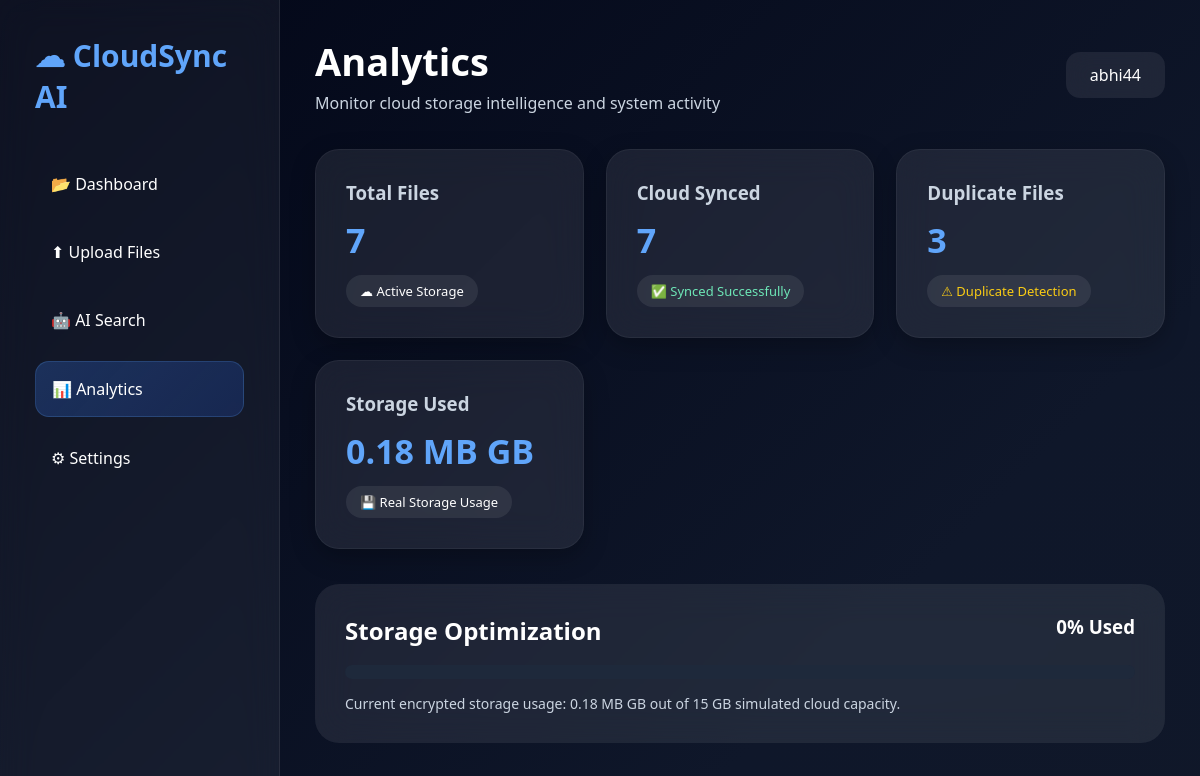
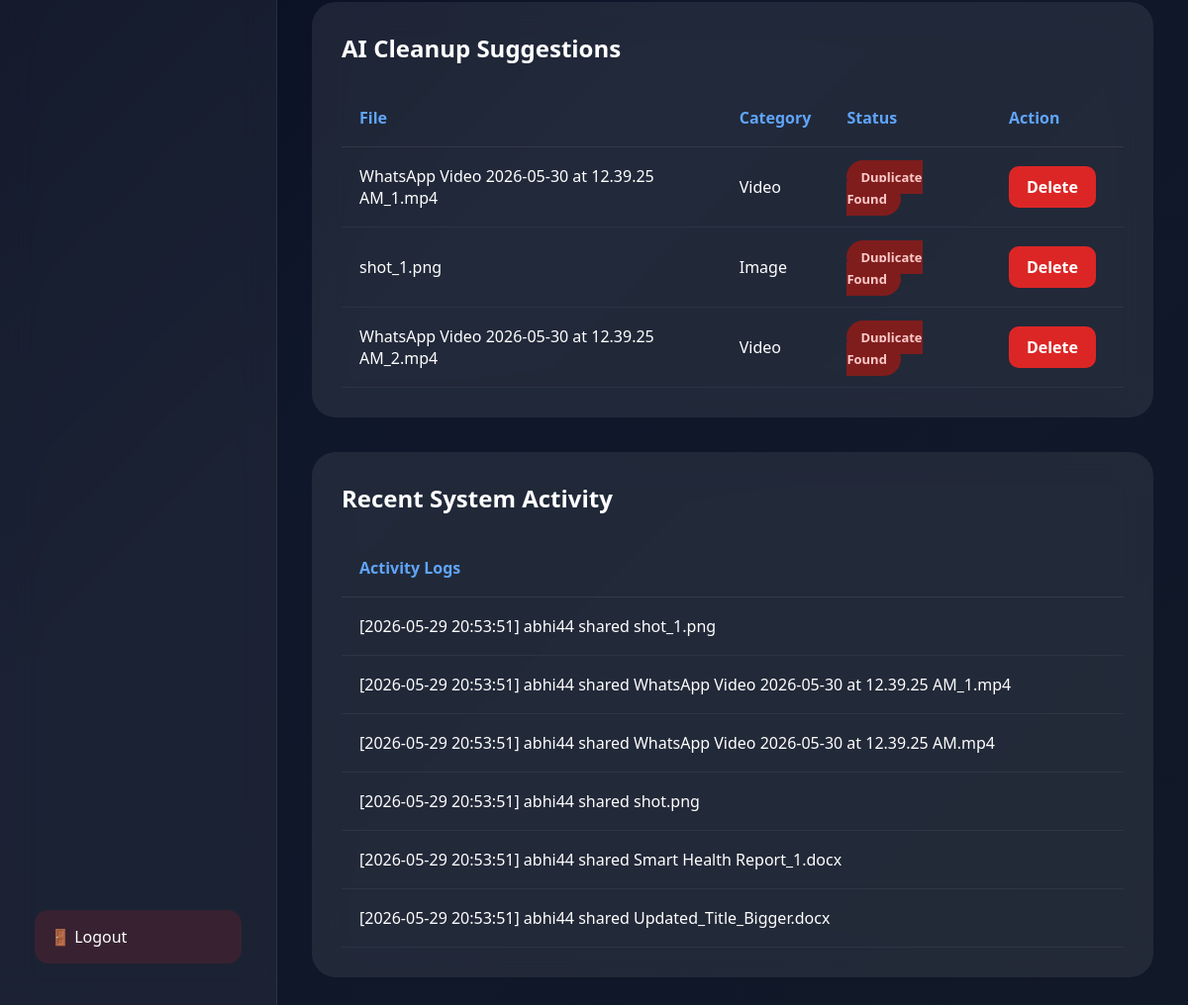
Screenshot of /analytics (signed in) with the database file from the repository (2 pictures, top to bottom).
### tables this page shows
CREATE TABLE files (
        id INTEGER PRIMARY KEY AUTOINCREMENT,
        username TEXT,
        filename TEXT,
        category TEXT,
        duplicate_status TEXT,
        sync_status TEXT
    , file_hash TEXT);

### app.py (the view)
@app.route('/analytics')
def analytics():
    if 'user' not in session:
        return redirect('/')
    total, synced, duplicates = get_analytics(session['user'])
    conn = sqlite3.connect('database.db')
    cursor = conn.cursor()
    cursor.execute('SELECT * FROM files WHERE username=? AND duplicate_status LIKE ?', (session['user'], 'Duplicate%'))
    duplicate_files = cursor.fetchall()
    conn.close()
    activity_logs = []
    if os.path.exists('logs/activity.log'):
        with open('logs/activity.log', 'r', encoding='utf-8') as file:
            activity_logs = file.readlines()[-10:]
            activity_logs.reverse()
    _, storage_used, storage_percent = calculate_storage()
    return render_template(
        'analytics.html',
        total=total,
        synced=synced,
        duplicates=duplicates,
        duplicate_files=duplicate_files,
        activity_logs=activity_logs,
        storage_used=storage_used,
        storage_percent=storage_percent
    )

### app.py (called while the page is built)
def calculate_storage():
    total_size = 0
    if not os.path.exists(UPLOAD_FOLDER):
        return 0, "0.00 MB", 0.0
    for file in os.listdir(UPLOAD_FOLDER):
        path = os.path.join(UPLOAD_FOLDER, file)
        if os.path.isfile(path):
            total_size += os.path.getsize(path)
    gb = total_size / (1024 * 1024 * 1024)
    mb = total_size / (1024 * 1024)
    if gb >= 1:
        storage_str = f"{gb:.2f} GB"
    else:
        storage_str = f"{mb:.2f} MB"
    max_storage_gb = 15.0
    current_gb = total_size / (1024 * 1024 * 1024)
    storage_percent = min(round((current_gb / max_storage_gb) * 100, 1), 100.0)
    return total_size, storage_str, storage_percent

### modules/analytics.py (called while the page is built)
def get_analytics(username):
    conn = sqlite3.connect('database.db')
    cursor = conn.cursor()
    cursor.execute(
        '''
        SELECT COUNT(*)
        FROM files
        WHERE username=?
        ''',
        (username,)
    )
    total = cursor.fetchone()[0]
    cursor.execute(
        '''
        SELECT COUNT(*)
        FROM files
        WHERE username=?
        AND sync_status=?
        ''',
        (username, "Synced")
    )
    synced = cursor.fetchone()[0]
    cursor.execute(
        '''
        SELECT COUNT(*)
        FROM files
        WHERE username=?
        AND duplicate_status LIKE ?
        ''',
        (username, "%Duplicate%")
    )
    duplicates = cursor.fetchone()[0]
    conn.close()
    return total, synced, duplicates

### templates/analytics.html (shortened to what this page needs)
<!DOCTYPE html>
<html lang="en">
<head>
<link rel="stylesheet"
href="{{ url_for('static', filename='style.css') }}">
</head>
<body>
<div class="dashboard">
<div class="sidebar">
<div>
<h1 onclick="window.location.href='/dashboard'" style="cursor: pointer;" title="Go to Dashboard">☁ CloudSync AI</h1>
<a href="/dashboard">
📂 Dashboard
</a>
<a href="/upload">
⬆ Upload Files
</a>
<a href="/search">
🤖 AI Search
</a>
<a href="/analytics"
class="active-link">
📊 Analytics
</a>
<a href="/settings">
⚙ Settings
</a>
</div>
<a href="/logout"
class="logout-btn">
🚪 Logout
</a>
</div>
<div class="main-content">
<div class="topbar">
<div>
<h2>Analytics</h2>
<p class="top-text">
Monitor cloud storage intelligence and system activity
</p>
</div>
<div class="profile-box">
{{ session.get('user', 'User') }}
</div>
</div>
<div class="cards">
<div class="card">
<h3>Total Files</h3>
<p>{{ total if total else 0 }}</p>
<div class="card-status">
☁ Active Storage
</div>
</div>
<div class="card">
<h3>Cloud Synced</h3>
<p>{{ synced if synced else 0 }}</p>
<div class="card-status synced-text">
✅ Synced Successfully
</div>
</div>
<div class="card">
<h3>Duplicate Files</h3>
<p>{{ duplicates if duplicates else 0 }}</p>
<div class="card-status secure-text">
⚠ Duplicate Detection
</div>
</div>
<div class="card">
<h3>Storage Used</h3>
<p>{{ storage_used if storage_used else 0 }} GB</p>
<div class="card-status">
💾 Real Storage Usage
</div>
</div>
</div>
<div class="storage-card">
<div class="storage-top">
<h2>Storage Optimization</h2>
<h3>{{ storage_percent if storage_percent else 0 }}% Used</h3>
</div>
<div class="progress-bar">
</div>
<p class="storage-text">
Current encrypted storage usage:
{{ storage_used if storage_used else 0 }} GB out of 15 GB simulated cloud capacity.
</p>
</div>
<div class="table-section">
<div class="table-header">
<h2>AI Cleanup Suggestions</h2>
</div>
{% if duplicate_files %}
<table>
<thead>
<tr>
<th>File</th>
<th>Category</th>
<th>Status</th>
<th>Action</th>
</tr>
</thead>
<tbody>
{% for file in duplicate_files %}
<tr>
<td>{{ file[2] }}</td>
<td>{{ file[3] }}</td>
<td>
<span class="duplicate-badge">
Duplicate Found
</span>
</td>
<td>
<a href="/delete/{{ file[2] }}">
<button class="delete-btn">
Delete</button>
</a>
</td>
</tr>
{% endfor %}
</tbody>
</table>
{% else %}
<div class="empty-state">
✅ No duplicate files detected
</div>
{% endif %}
</div>
<div class="table-section"
style="margin-top:35px;">
<div class="table-header">
<h2>Recent System Activity</h2>
</div>
{% if activity_logs %}
<table>
<thead>
<tr>
<th>Activity Logs</th>
</tr>
</thead>
<tbody>
{% for log in activity_logs %}
<tr>
<td>{{ log }}</td>
</tr>
{% endfor %}
</tbody>
</table>
{% else %}
<div class="empty-state">
No activity logs available
</div>
{% endif %}
</div>
</div>
</div>
</body>
</html>

### static/style.css (style rules this page uses)
* { margin:0; padding:0; box-sizing:border-box; font-family:'Segoe UI',sans-serif; }
body { background: linear-gradient( 135deg, #020617, #0f172a, #111827 ); color:white; min-height:100vh; overflow-x:hidden; }
button { width:100%; padding:15px; margin-top:22px; border:none; border-radius:14px; background: linear-gradient( 135deg, #3b82f6, #2563eb ); color:white; font-size:16px; font-weight:bold; cursor:pointer; transition:0.3s; }
.dashboard { display:flex; min-height:100vh; }
.sidebar { width:280px; background: rgba(255,255,255,0.05); backdrop-filter:blur(18px); padding:35px; display:flex; flex-direction:column; justify-content:space-between; border-right: 1px solid rgba(255,255,255,0.08); }
.sidebar h1 { font-size:30px; margin-bottom:40px; color:#60a5fa; }
.sidebar a { display:block; text-decoration:none; color:white; padding:16px; margin-bottom:14px; border-radius:14px; transition:0.3s; font-weight:500; }
.active-link { background: linear-gradient( 135deg, rgba(59,130,246,0.25), rgba(37,99,235,0.2) ); border: 1px solid rgba(96,165,250,0.2); }
.logout-btn { background: rgba(220,38,38,0.15); }
.main-content { flex:1; padding:35px; }
.topbar { display:flex; justify-content:space-between; align-items:center; margin-bottom:35px; }
.topbar h2 { font-size:38px; }
.top-text { color:#cbd5e1; margin-top:5px; }
.profile-box { padding:12px 24px; border-radius:14px; background: rgba(255,255,255,0.08); backdrop-filter:blur(12px); }
.cards { display:grid; grid-template-columns: repeat(auto-fit,minmax(230px,1fr)); gap:22px; margin-bottom:35px; }
.card { padding:30px; border-radius:24px; background: rgba(255,255,255,0.08); backdrop-filter:blur(18px); box-shadow: 0 8px 24px rgba(0,0,0,0.25); transition:0.3s; border: 1px solid rgba(255,255,255,0.05); }
.card h3 { color:#cbd5e1; margin-bottom:12px; }
.card p { font-size:34px; font-weight:bold; color:#60a5fa; }
.card-status { display:inline-block; margin-top:12px; font-size:13px; padding:7px 14px; border-radius:20px; background: rgba(255,255,255,0.08); }
.synced-text { color:#6ee7b7; }
.secure-text { color:#facc15; }
.storage-card { padding:30px; border-radius:24px; background: rgba(255,255,255,0.08); margin-bottom:35px; backdrop-filter:blur(18px); }
.storage-top { display:flex; justify-content:space-between; margin-bottom:18px; }
.progress-bar { width:100%; height:14px; background:#1e293b; border-radius:20px; overflow:hidden; margin-bottom:15px; }
.storage-text { color:#cbd5e1; font-size:14px; }
.table-section { padding:30px; border-radius:24px; background: rgba(255,255,255,0.08); backdrop-filter:blur(18px); }
.table-header { display:flex; justify-content:space-between; align-items:center; margin-bottom:25px; }
table { width:100%; border-collapse:collapse; }
th, td { padding:18px; text-align:left; }
th { color:#60a5fa; border-bottom: 1px solid rgba(255,255,255,0.08); }
tr { border-bottom: 1px solid rgba(255,255,255,0.05); transition:0.3s; }
.duplicate-badge { background:#7f1d1d; color:#fecaca; padding:8px 14px; border-radius:20px; font-size:13px; font-weight:bold; }
.share-btn, .download-btn, .delete-btn { width:auto; padding:10px 18px; margin-top:0; margin-right:10px; border-radius:10px; }
.delete-btn { background:#dc2626; }

### rows the page displays
files: filename "WhatsApp Video 2026-05-30 at 12.39.25 AM_1.mp4", category "Video"
files: filename "shot_1.png", category "Image"
files: filename "WhatsApp Video 2026-05-30 at 12.39.25 AM_2.mp4", category "Video"

### other values shown
{{ session.get('user', 'User') }} "abhi44"
{{ total if total else 0 }} "7"
{{ synced if synced else 0 }} "7"
{{ duplicates if duplicates else 0 }} "3"
{{ storage_used if storage_used else 0 }} "0.18 MB"
{{ storage_percent if storage_percent else 0 }} "0"
{{ log }} "[2026-05-29 20:53:51] abhi44 shared shot_1.png" "[2026-05-29 20:53:51] abhi44 shared WhatsApp Video 2026-05-30 at 12.39.25 AM_1.mp4" "[2026-05-29 20:53:51] abhi44 shared WhatsApp Video 2026-05-30 at 12.39.25 AM.mp4" "[2026-05-29 20:53:51] abhi44 shared shot.png" "[2026-05-29 20:53:51] abhi44 shared Smart Health Report_1.docx" "[2026-05-29 20:53:51] abhi44 shared Updated_Title_Bigger.docx"
